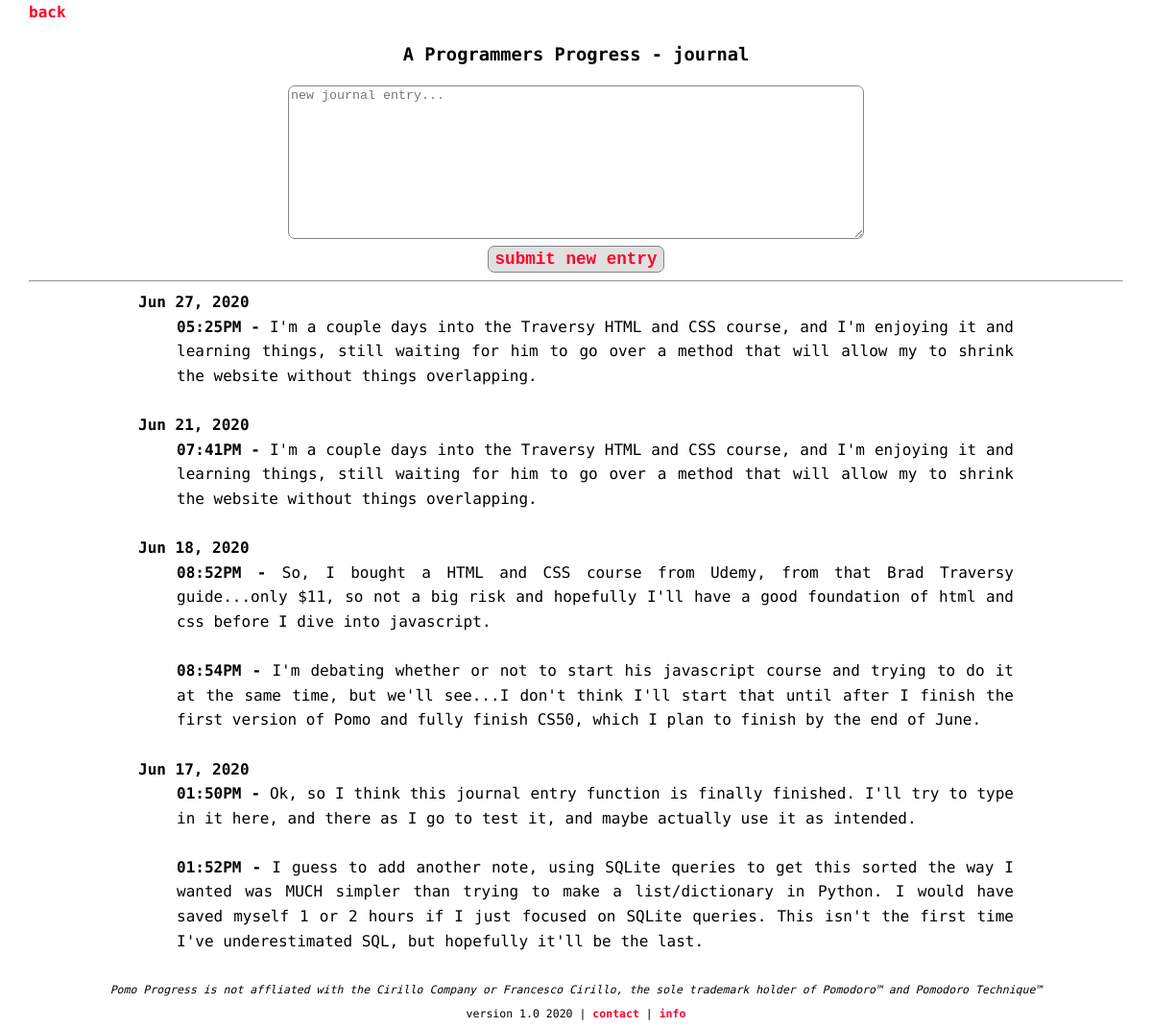
Before: /journal (signed in) with the older database file.
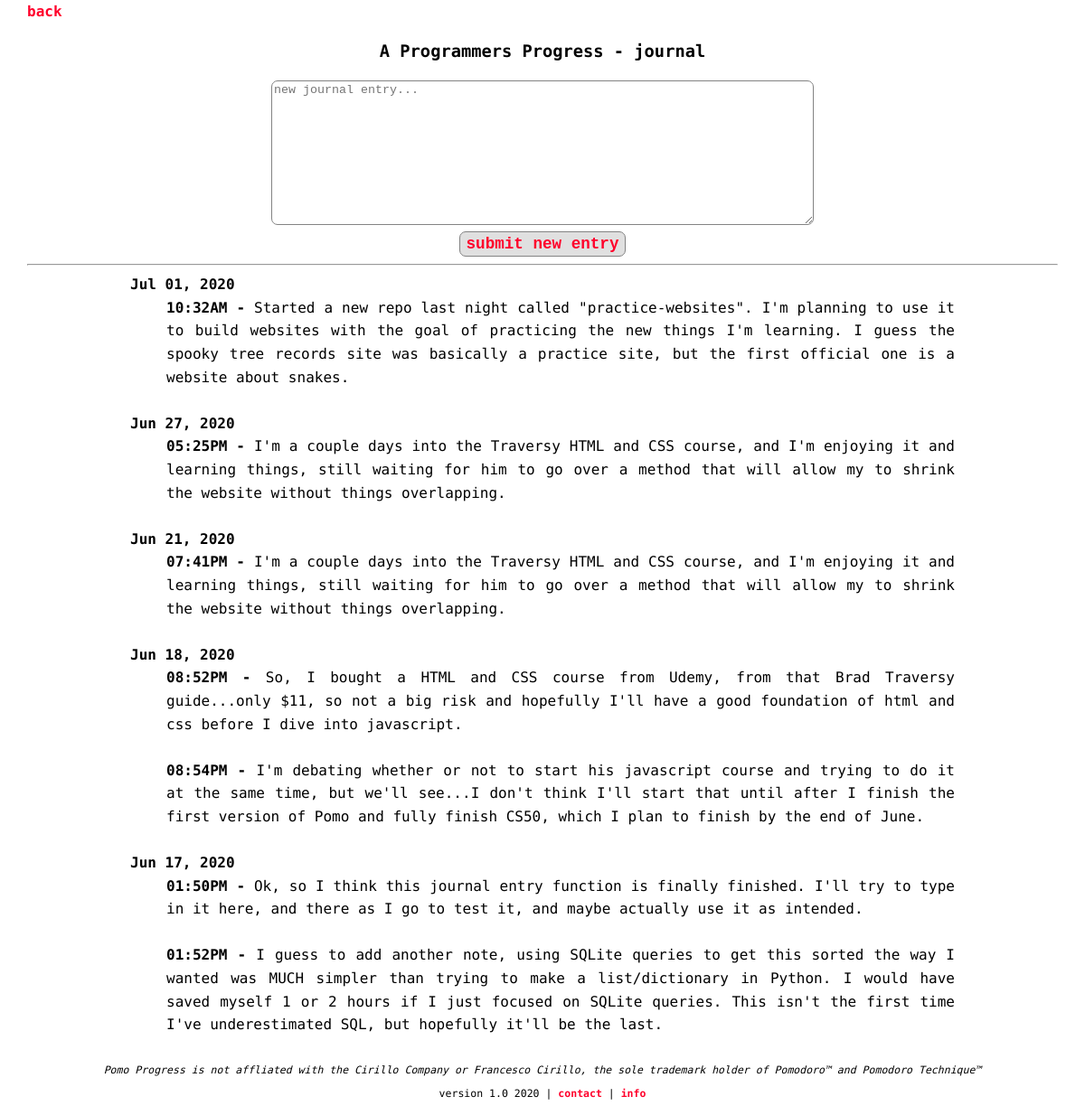
After: the same page with the newer database file.
### tables this page shows
CREATE TABLE journal (entry_id INTEGER PRIMARY KEY, table_id INTEGER REFERENCES tables (id), entry TEXT NOT NULL, date TEXT, time TEXT, datetime DEFAULT (CURRENT_DATE), time_exact TEXT DEFAULT (CURRENT_TIME));

### app.py (the view)
@app.route('/journal', methods=["GET","POST"])
def journal():
    db = SQL("sqlite:///pomodoro.db")
    if request.method == "POST":
        date = datetime.today()
        date_date = date.strftime('%b %d, %Y')
        date_time = date.strftime('%I:%M%p')
        previous_entries = db.execute("SELECT date FROM journal WHERE date=:date AND table_id=:table_id", date = date_date, table_id=session['table_id'])
        if len(previous_entries) == 1 or len(previous_entries) > 1:
            session['journal_same_date'] = False
        else:
            session['journal_same_date'] = True
        if session['journal_same_date'] == True:
            db.execute("INSERT INTO journal (table_id, entry, date, time) VALUES (?, ?, ?, ?)", session['table_id'], request.form.get("entry"), date_date, date_time)
        else:
            db.execute("INSERT INTO journal (table_id, entry, date, time) VALUES (?, ?, '', ?)", session['table_id'], request.form.get("entry"), date_time)
        return redirect('/journal')
    else:
        journal_data = db.execute("SELECT * FROM journal WHERE table_id=:table_id ORDER BY datetime DESC, time_exact ASC", table_id=session['table_id'])
        return render_template('journal.html', session=session, journal_data=journal_data)

### templates/journal.html (shortened to what this page needs)
{% extends 'base.html' %}
{% block header %}
    <a href='/home'>back</a>
    <center><h3>{{ session['table_name'] }} - journal</h3></center>
{% endblock %}
{% block main %}
<center>
    <form action="/journal" method="post">
        <textarea class="entry" name="entry" placeholder="new journal entry..." type="text" required></textarea>
        <br>
        <input class="load-create" name="submit_entry" value="submit new entry" type="submit">
    </form>
    <hr>
</center>
<center>
        <div class="journal">
            {% for row in journal_data %}
                {% if row['date'] != '' %}
                    <dt><strong>{{ row['date'] }}</strong></dt>
                    <dd><strong><font size="3px">{{ row['time'] }}&nbsp;-&nbsp;</font></strong>{{ row['entry'] }}</dd>
                    <br>
                {% else %}
                    <dd><strong><font size="3px">{{ row['time'] }}&nbsp;-&nbsp;</font></strong>{{ row['entry'] }}</dd>
                    <br>
                {% endif %}
            {% endfor %}
        </div>
</center>
<footer id="footer">
    <em>Pomo Progress is not affliated with the Cirillo Company or Francesco Cirillo, the sole trademark holder of Pomodoro™ and Pomodoro Technique™</em>
    <br>
    version 1.0 2020 | <a href="mailto:mwroberts89@gmail.com">contact</a> | <a href="https://github.com/mwroberts3/pomodoro-progress/blob/master/README.md">info</a>
</footer>
{% endblock %}

### templates/base.html (shortened to what this page needs)
<!DOCTYPE html>
<html lang="en">
<head>
  <link rel="stylesheet" type="text/css" href="static/global.css">
  <link rel="stylesheet" media="screen and (max-width: 812px) and (min-width: 501px)" href="/static/tablet.css">
  <link rel="stylesheet" media="screen and (max-width: 500px)" href="/static/mobile.css">
</head>
<header>
  {% block header %}{% endblock %}
</header>
<body>
    {% block main%}{% endblock %}
</body>
</html>

### static/global.css (style rules this page uses)
* { box-sizing: border-box; }
body { margin: auto; width: 95%; font-family: 'Roboto Mono', monospace; font-size: 1em; line-height: 1.6em; min-height: 100vh; position: relative; }
a { font-weight: bolder; text-decoration: none; color: rgb(255, 0, 43); }
.load-create { padding: 3px 7px; font-family: 'Courier New', Courier, monospace; font-weight: bold; font-size: 1.1em; cursor: pointer; color: rgb(255,0,43); background-color: rgb(224, 224, 224); border: 1px solid rgb(131, 131, 131); border-radius: 7px; }
textarea { height: 20vh; width: 50vw; border: 1px solid rgb(131, 131, 131); border-radius: 7px; }
.journal { width: 80%; text-align: justify; }
#footer { text-align: center; width: 100%; font-size: 0.72rem; margin: auto; }

Changed rows visible on the page:
added journal: date "Jul 01, 2020", time "10:32AM", entry "Started a new repo last night called \"practice-websites\". I'm planning to use it to build websites with the goal of practicing the new things I'm learning. I guess the spooky tree records site was basically a practice site, but the first official one is a website about snakes."
